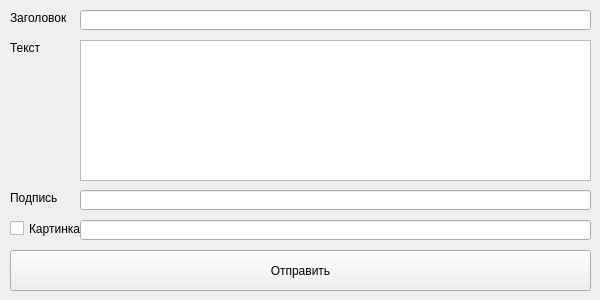
<?xml version="1.0" encoding="UTF-8"?>
<ui version="4.0">
 <class>MainWindow</class>
 <widget class="QMainWindow" name="MainWindow">
  <property name="geometry">
   <rect>
    <x>0</x>
    <y>0</y>
    <width>600</width>
    <height>300</height>
   </rect>
  </property>
  <property name="windowTitle">
   <string>MainWindow</string>
  </property>
  <widget class="QWidget" name="centralwidget">
   <widget class="QPushButton" name="pushButton">
    <property name="geometry">
     <rect>
      <x>10</x>
      <y>250</y>
      <width>581</width>
      <height>41</height>
     </rect>
    </property>
    <property name="text">
     <string>Отправить</string>
    </property>
   </widget>
   <widget class="QLabel" name="label">
    <property name="geometry">
     <rect>
      <x>10</x>
      <y>10</y>
      <width>250</width>
      <height>16</height>
     </rect>
    </property>
    <property name="text">
     <string>Заголовок</string>
    </property>
   </widget>
   <widget class="QLineEdit" name="title">
    <property name="geometry">
     <rect>
      <x>80</x>
      <y>10</y>
      <width>511</width>
      <height>20</height>
     </rect>
    </property>
   </widget>
   <widget class="QLabel" name="label_2">
    <property name="geometry">
     <rect>
      <x>10</x>
      <y>40</y>
      <width>51</width>
      <height>16</height>
     </rect>
    </property>
    <property name="text">
     <string>Текст</string>
    </property>
   </widget>
   <widget class="QTextEdit" name="text">
    <property name="geometry">
     <rect>
      <x>80</x>
      <y>40</y>
      <width>511</width>
      <height>141</height>
     </rect>
    </property>
   </widget>
   <widget class="QLineEdit" name="sign">
    <property name="geometry">
     <rect>
      <x>80</x>
      <y>190</y>
      <width>511</width>
      <height>20</height>
     </rect>
    </property>
   </widget>
   <widget class="QLabel" name="label_3">
    <property name="geometry">
     <rect>
      <x>10</x>
      <y>190</y>
      <width>51</width>
      <height>16</height>
     </rect>
    </property>
    <property name="text">
     <string>Подпись</string>
    </property>
   </widget>
   <widget class="QCheckBox" name="img_check">
    <property name="geometry">
     <rect>
      <x>10</x>
      <y>220</y>
      <width>71</width>
      <height>17</height>
     </rect>
    </property>
    <property name="text">
     <string>Картинка</string>
    </property>
   </widget>
   <widget class="QLineEdit" name="img">
    <property name="geometry">
     <rect>
      <x>80</x>
      <y>220</y>
      <width>511</width>
      <height>20</height>
     </rect>
    </property>
   </widget>
  </widget>
  <widget class="QMenuBar" name="menubar">
   <property name="geometry">
    <rect>
     <x>0</x>
     <y>0</y>
     <width>600</width>
     <height>21</height>
    </rect>
   </property>
  </widget>
 </widget>
 <resources/>
 <connections/>
</ui>
